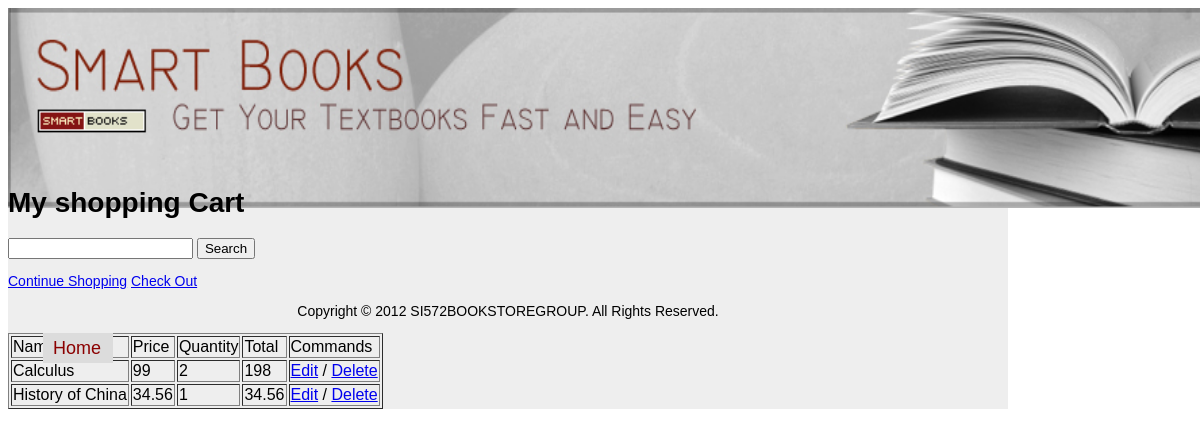
Page /shoppingcart.php on the committed database.
### tables this page shows
create table shoppingcart(id int unsigned not null auto_increment key,quantity integer,checkout bool,book_id integer,customer_id integer);

CREATE TABLE book(id INT UNSIGNED NOT NULL AUTO_INCREMENT KEY, name VARCHAR(128), ISBN INTEGER, year INTEGER, edition INTEGER, price FLOAT, quantity INTEGER, description TEXT, authorln VARCHAR(128), authorfn VARCHAR(128), course_id INTEGER);

### shoppingcart.php (the view, shortened to what this page needs)
<html>
    <head>
        <link type="text/css" rel="stylesheet" href="main.css">
    </head>
    <body>
        <div id="header">
            <img src="banner.jpg" width="1200" height="200">
            <ul>
                <li><a href="index.php">Home</a></li>
            </ul>
        </div>
        <div id="content">
            <ul>
                <li><a href="logout.htm">Logout</a></li>
                <li><a href="checkout.htm">Checkout</a></li>
            </ul>
            <h1>My shopping Cart</h1>
            <form method="get" action="">
                <input type="text" id="search-text" name="s" value="" />
                <input type="submit" id="search-submit" value="Search" />
            </form>
<?php
echo '<table border="1">'."\n";
$result = mysql_query("SELECT book.name, book.price, book.id, shoppingcart.quantity, shoppingcart.id FROM book join shoppingcart on book.id=shoppingcart.book_id");
echo "<tr><td>Name</td><td>Price</td><td>Quantity</td><td>Total</td><td>Commands</td></tr>";
while ( $row = mysql_fetch_row($result) ) {
    echo "<tr><td>";
    echo(htmlentities($row[0]));
    echo("</td><td>");
    echo(htmlentities($row[1]));
    echo("</td><td>");
    echo(htmlentities($row[3]));
    echo("</td><td>");
    echo(htmlentities($row[3])*htmlentities($row[1]));
    echo("</td><td>\n");
    echo('<a href="edit.php?id='.htmlentities($row[4]).'">Edit</a> / ');
    echo('<a href="delete.php?id='.htmlentities($row[4]).'">Delete</a>');
    echo("</td></tr>\n");
}
?>
        <p><a href="add.php">Continue Shopping</a> <a href="checkout.php">Check Out</a></p>
        </div>
        <div id="footer">
            <p>Copyright &copy 2012 SI572BOOKSTOREGROUP. All Rights Reserved.</p>
        </div>
    </body>
</html>

### main.css (style rules this page uses)
body { text-align: justify; font-family: Arial, Helvetica, sans-serif; font-size: 14px; }
ul, ol, li { margin: 0px; padding: 0px; list-style: none; }
#header { width:1000px; height:160px; background:url('banner.jpg') no-repeat; background-size:1000px 160px; }
#header a { margin:0; margin-top:5px; margin-left:10px; width:50px; height:20px; display:block; position:absolute; font-size:18px; color:#8B0000; text-decoration: none; }
#header ul { margin-top:125px; margin-left:35px; position:absolute; }
#header ul li { background-color:#DCDCDC; padding:0; width:70px; height:30px; }
#content { background-color:#eee; width:1000px; }
#content ul { float:right; }
#content ul li { display:inline; background-color:#DCDCDC; padding:1px; }
#footer { text-align:center; }

### rows in the picture
shoppingcart: book.name "Calculus", book.price "99", quantity "2", htmlentities($row[3])*htmlentities($row[1]) "198"
shoppingcart: book.name "History of China", book.price "34.56", quantity "1", htmlentities($row[3])*htmlentities($row[1]) "34.56"
